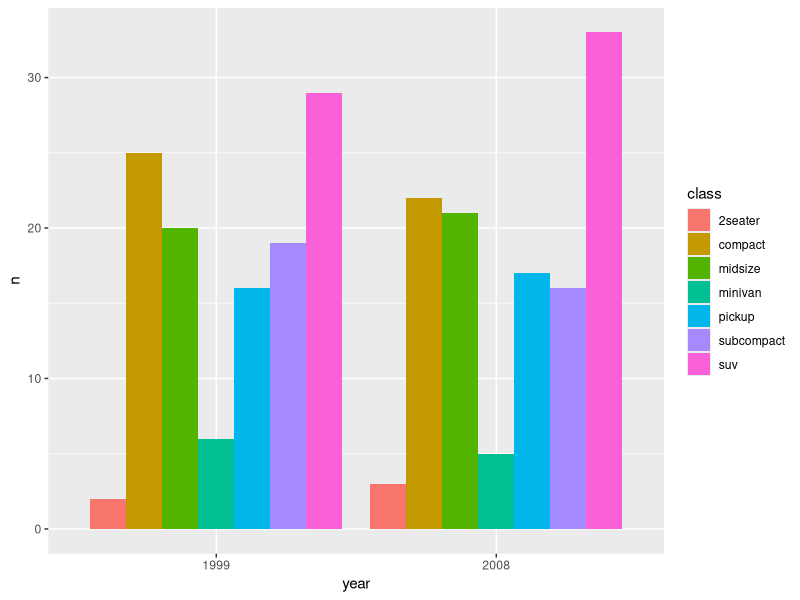

The R script that drew this image:
## ---- chunk 1
library(tidyverse)
library(ggplot2)
data<-data.frame(mpg)
freq<- data %>% 
  group_by(year) %>% 
  count(class)
freq$year <- freq$year %>% factor()
freq %>% ggplot(aes(x=year, y=n, fill=class))+
  geom_bar(stat="identity",position="dodge")
